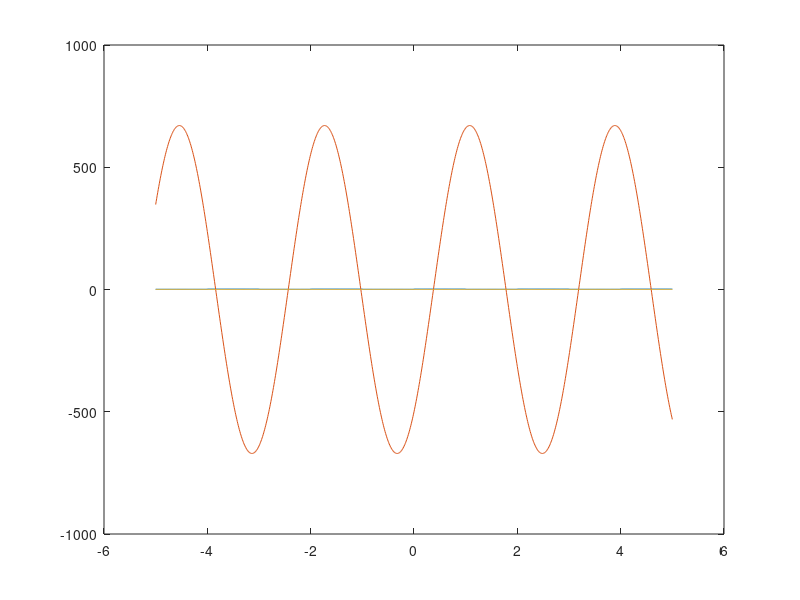
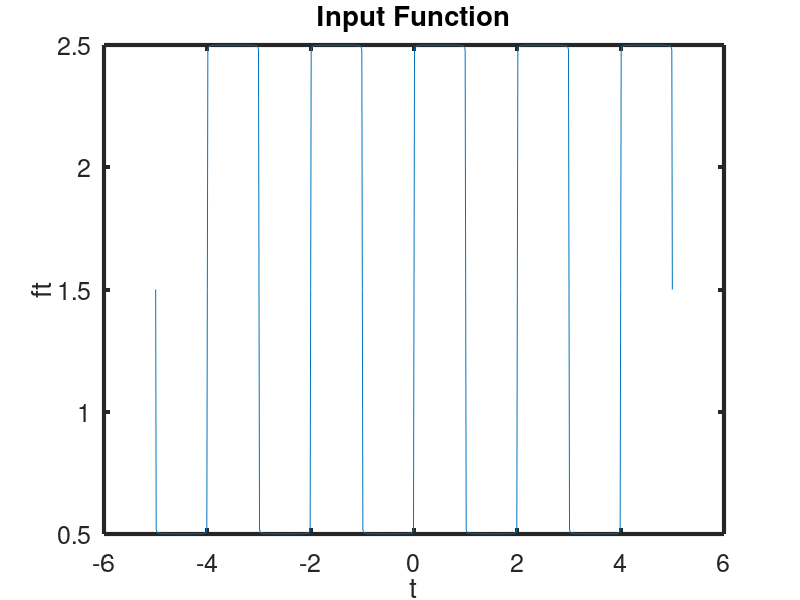
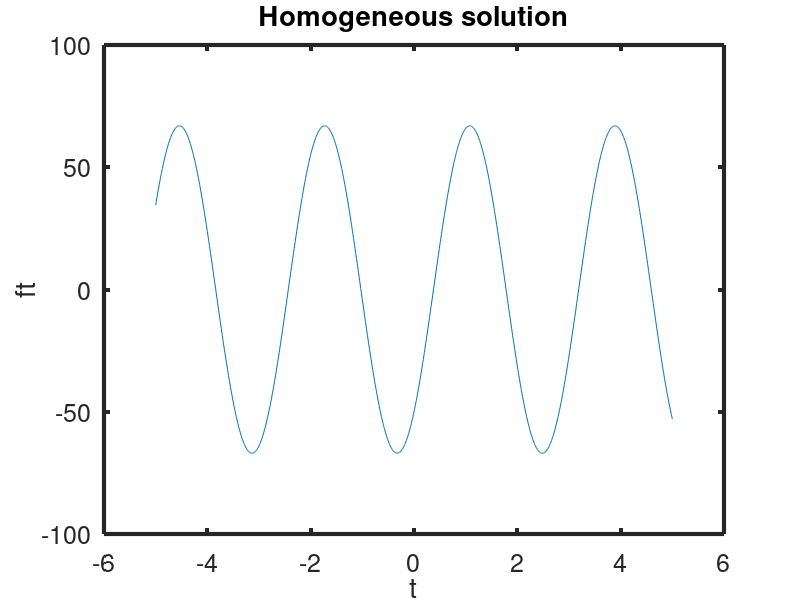
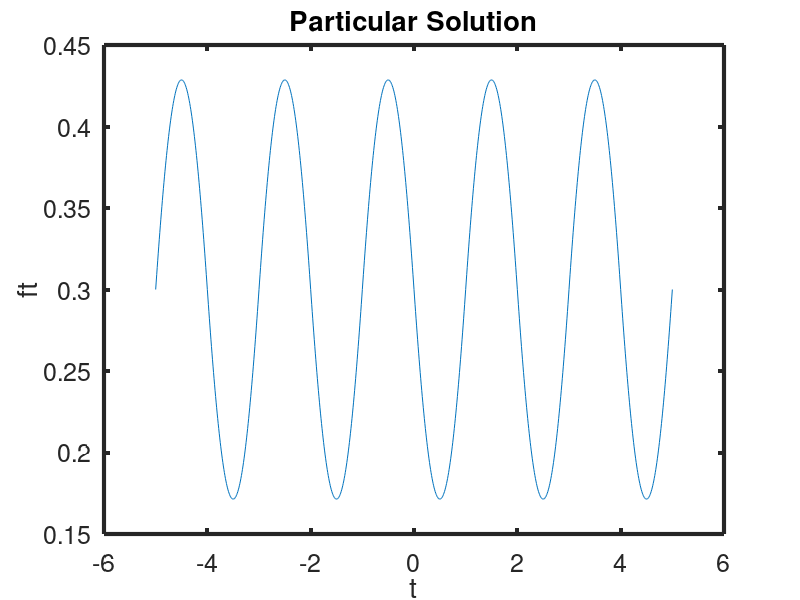

Source code (MATLAB) for these figures, in order: (Note: a time limit stopped this script after it produced the figures.)
clc
close all
n=1000;   % Number of terms in the series
P=2;    % Period
sum1=1.5;   % First term, y offset
t=[-5: 0.01 : 5]; % x array/range
sum2=0; 
sum3=3/10;

figure(1)
for i_ser=1:n
    sum1=sum1+((1/(i_ser*pi))*(1-cos(i_ser*pi)))*sin(pi*t*i_ser);
    sum2=sum2+-0.5*cos(sqrt(5)*t)+(1/sqrt(5)+(1/sqrt(5))*((1-cos(i_ser*pi))/(5-i_ser^2*pi^2)))*sin(sqrt(5)*t);
    sum3=sum3+(((1-cos(i_ser*pi)))/(5*i_ser*pi-i_ser^3*pi^3))*sin(pi*t*i_ser);
end
plot(t,sum1,t,sum2,t,sum3)
%% 

figure(2)
for i_ser=1:2:n
    sum1=sum1+((2/(i_ser*pi)))*sin(pi*t*i_ser);
    plot(t,sum1)
    xlabel('t')
    ylabel('ft')
    title('Input Function')
    set(gca,'FontSize',18)
    set(gca,'LineWidth',3)
    
    pause(0.1)
end

n=100;   % Number of terms in the series
P=2;    % Period
sum2=0;   % First term, y offset
t=[-5: 0.01 : 5]; % x array/range
%% 

figure(3)
for i_ser=1:n
    sum2=sum2+-0.5*cos(sqrt(5)*t)+(1/sqrt(5)+(1/sqrt(5))*((1-cos(i_ser*pi))/(5-i_ser^2*pi^2)))*sin(sqrt(5)*t);%((1/(i_ser*pi))*(1-cos(i_ser*pi)))*sin(pi*t*i_ser);
    plot(t,sum2)
    xlabel('t')
    ylabel('ft')
    title('Homogeneous solution')
    set(gca,'FontSize',18)
    set(gca,'LineWidth',3)
    
    pause(0.1)
end

n=100;   % Number of terms in the series
P=2;    % Period
sum3=3/10;   % First term, y offset
t=[-5: 0.01 : 5]; % x array/range

figure(4)
for i_ser=1:n
    sum3=sum3+(((1-cos(i_ser*pi)))/(5*i_ser*pi-i_ser^3*pi^3))*sin(pi*t*i_ser);
    plot(t,sum3)
    xlabel('t')
    ylabel('ft')
    title('Particular Solution')
    set(gca,'FontSize',18)
    set(gca,'LineWidth',3)
    
    pause(0.1)
end
